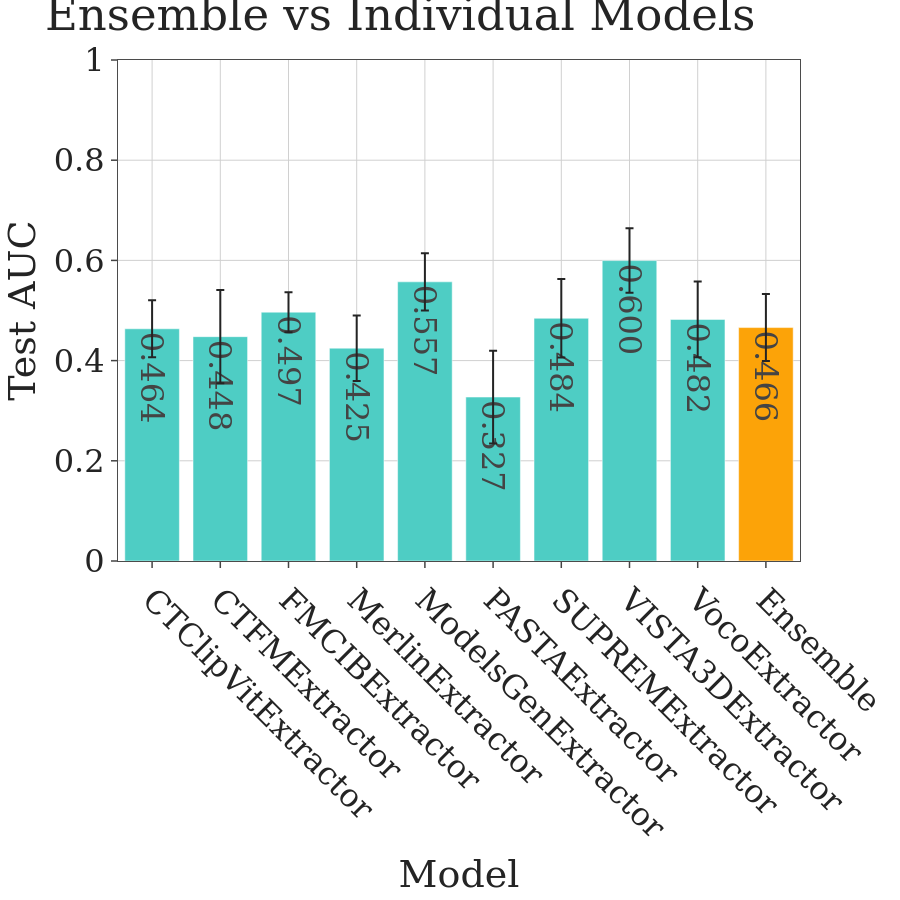

This figure's notebook cell:
### Code cell
# Plot ensemble vs single-model performance
model_names_plot = list(individual_ensemble_scores.keys())
ind_means = [np.mean(individual_ensemble_scores[m]) for m in model_names_plot]
ind_errors = [1.96 * np.std(individual_ensemble_scores[m], ddof=1) / np.sqrt(len(individual_ensemble_scores[m])) for m in model_names_plot]

ensembles = [(ensemble_mean, ensemble_ci), (stacking_mean, stacking_ci)]

final_ensemble_mean, final_ensemble_ci = max(ensembles, key=lambda x: x[0])

bar_names = model_names_plot + ["Ensemble"]
bar_means = ind_means + [final_ensemble_mean]
bar_errors = ind_errors + [final_ensemble_ci]

colors = ['#4ECDC4'] * len(model_names_plot) + ['#FCA308']

fig = go.Figure()
fig.add_trace(go.Bar(
    x=bar_names,
    y=bar_means,
    error_y=dict(type='data', array=bar_errors),
    marker_color=colors,
    text=[f"{m:.3f}" for m in bar_means],
    textposition='auto'
))

apply_r_style(fig, font_size=32)
fig.update_layout(
    title='Ensemble vs Individual Models',
    xaxis_title='Model',
    yaxis_title='Test AUC',
    height=FIG_SIZE,
    width=FIG_SIZE,
    template='simple_white',
    xaxis_tickangle=45
)
fig.update_yaxes(range=[0, 1.0])

fig.write_image(PLOTS_DIR / f"{DATASET_SLUG}_ensemble_vs_individual.png")

fig.show()

best_ind_mean = max(ind_means) if ind_means else float('nan')
print(f"Ensemble uplift over best single: {ensemble_mean - best_ind_mean:+.4f}")

### Figure 1 — Plotly figure (JSON) as saved in the notebook; plotly's stock layout.template omitted (floating-point values rounded to 4 significant figures)
{"data": [{"error_y": {"array": [0.0569, 0.09319, 0.03992, 0.06543, 0.05712, 0.09264, 0.0782, 0.06432, 0.07544, 0.06694], "type": "data"}, "marker": {"color": ["#4ECDC4", "#4ECDC4", "#4ECDC4", "#4ECDC4", "#4ECDC4", "#4ECDC4", "#4ECDC4", "#4ECDC4", "#4ECDC4", "#FCA308"]}, "text": ["0.464", "0.448", "0.497", "0.425", "0.557", "0.327", "0.484", "0.600", "0.482", "0.466"], "textposition": "auto", "type": "bar", "x": ["CTClipVitExtractor", "CTFMExtractor", "FMCIBExtractor", "MerlinExtractor", "ModelsGenExtractor", "PASTAExtractor", "SUPREMExtractor", "VISTA3DExtractor", "VocoExtractor", "Ensemble"], "y": [0.4635, 0.4478, 0.4967, 0.4248, 0.5572, 0.3272, 0.4844, 0.5996, 0.4822, 0.4659]}], "layout": {"font": {"family": "DejaVu Serif", "size": 32}, "height": 900, "margin": {"b": 60, "l": 60, "r": 40, "t": 60}, "paper_bgcolor": "white", "plot_bgcolor": "white", "title": {"text": "Ensemble vs Individual Models"}, "width": 900, "xaxis": {"gridcolor": "#D0D0D0", "linecolor": "#4B4B4B", "mirror": true, "showgrid": true, "tickangle": 45, "ticklen": 6, "ticks": "outside", "tickwidth": 1.5, "title": {"text": "Model"}, "zeroline": false}, "yaxis": {"gridcolor": "#D0D0D0", "linecolor": "#4B4B4B", "mirror": true, "range": [0, 1.0], "showgrid": true, "ticklen": 6, "ticks": "outside", "tickwidth": 1.5, "title": {"text": "Test AUC"}, "zeroline": false}}}
